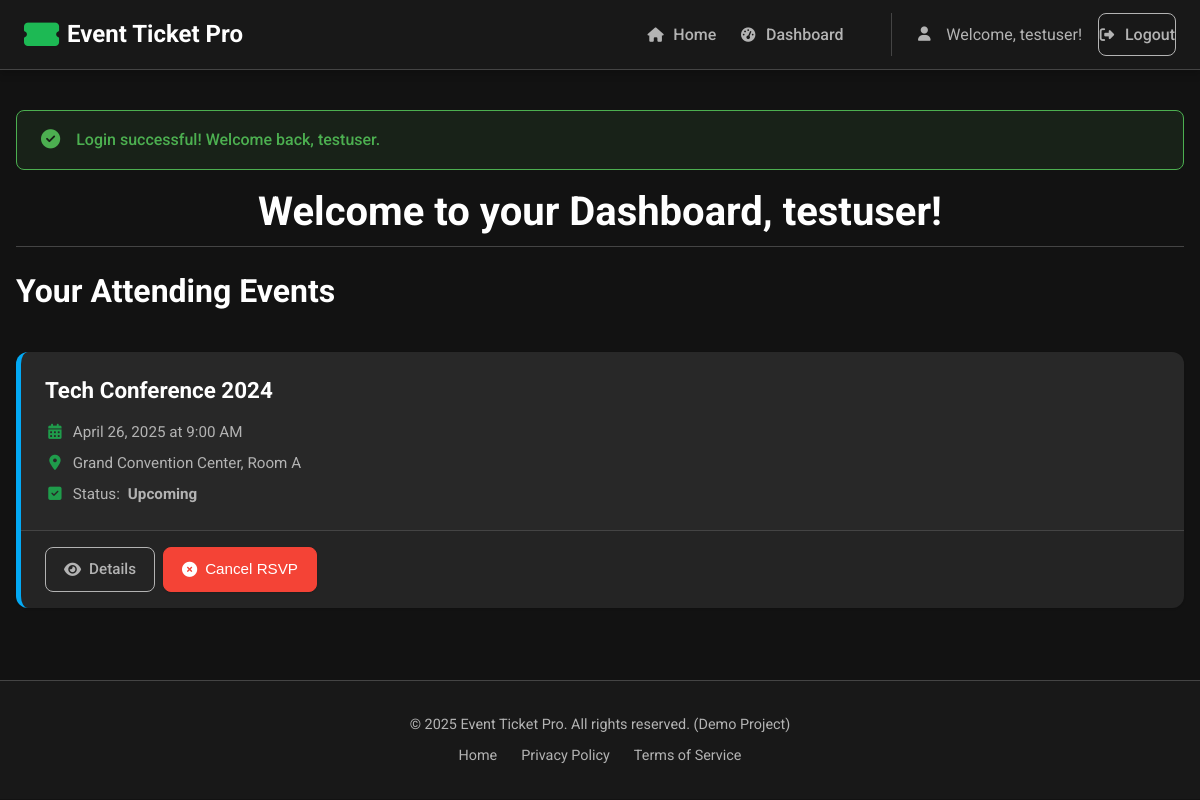
The app's page /public/dashboard.php (signed in) with its own data.
### tables this page shows
CREATE TABLE events (
    id INTEGER PRIMARY KEY AUTOINCREMENT, -- SQLite syntax
    name VARCHAR(255) NOT NULL,
    date DATE NOT NULL,
    time TIME NOT NULL,
    location VARCHAR(255) NOT NULL,
    description TEXT NOT NULL,
    phone VARCHAR(30) NULL, -- Optional contact phone
    image_url VARCHAR(512) NULL, -- URL for event image (e.g., from Unsplash)
    category VARCHAR(100) NOT NULL,
    status VARCHAR(20) NOT NULL DEFAULT 'Upcoming', -- Upcoming, Ongoing, Completed, Cancelled
    capacity INTEGER UNSIGNED NOT NULL DEFAULT 0, -- 0 means unlimited
    attendees_count INTEGER UNSIGNED NOT NULL DEFAULT 0, -- Current RSVP count
    created_at DATETIME DEFAULT CURRENT_TIMESTAMP,
    created_by INTEGER NULL, -- Optional: Track admin who created it
    FOREIGN KEY (created_by) REFERENCES users(id) ON DELETE SET NULL -- Optional FK
);

### public/dashboard.php (the view, shortened to what this page needs)
<?php
require_once '../includes/database.php';
require_once '../includes/functions.php';
$userId = (int)$_SESSION['user_id'];
$username = escape($_SESSION['username']);
$rsvpdEvents = [];
try {
    $stmt = $db->prepare("
        SELECT e.*
        FROM events e
        JOIN rsvps r ON e.id = r.event_id
        WHERE r.user_id = :user_id
        ORDER BY CASE e.status
                    WHEN 'Ongoing' THEN 1
                    WHEN 'Upcoming' THEN 2
                    WHEN 'Completed' THEN 3
                    WHEN 'Cancelled' THEN 4
                    ELSE 5
                 END ASC, e.date ASC, e.time ASC
    ");
    $stmt->bindParam(':user_id', $userId, PDO::PARAM_INT);
    $stmt->execute();
    $rsvpdEvents = $stmt->fetchAll();
} catch (PDOException $e) {
    error_log("Dashboard RSVP Fetch Error: User [$userId] - " . $e->getMessage());
    setFlashMessage('error', 'Could not retrieve your RSVP information due to a database error.');
}
?>
    <h1 class="page-title">Welcome to your Dashboard, <?php echo $username; ?>!</h1>
    <section class="dashboard-section">
        <h2 class="section-title">Your Attending Events</h2>
        <?php if (empty($rsvpdEvents) && !isset($_SESSION['flash_message'])):  ?>
            <div class="message info">
                <p><i class="fas fa-info-circle"></i> You haven't RSVP'd for any events yet.</p>
                <p><a href="<?php echo baseUrl('index.php'); ?>" class="action-button mt-2" style="display: inline-block;">Find an Event!</a></p>
            </div>
        <?php elseif (!empty($rsvpdEvents)): ?>
            <div class="event-container dashboard-event-list">
                <?php foreach ($rsvpdEvents as $event):
                    $eventId = (int)$event['id'];
                    $canCancel = in_array($event['status'], ['Upcoming', 'Ongoing']);
                ?>
                    <div class="event-card status-<?php echo strtolower(escape($event['status'])); ?>">
                         <h3 class="event-card-title">
                            <a href="<?php echo baseUrl('event_view.php?id=' . $eventId); ?>">
                            </a>
                        </h3>
                        <div class="event-card-details">
                            <p><i class="fas fa-calendar-alt" aria-hidden="true"></i> <span><?php echo formatDate($event['date']); ?> at <?php echo formatDate($event['time'], 'g:i A'); ?></span></p>
                            <p><i class="fas fa-map-marker-alt" aria-hidden="true"></i> <span><?php e($event['location']); ?></span></p>
                            <p><i class="fas fa-check-square" aria-hidden="true"></i> Status: <strong class="event-status-<?php echo strtolower(escape($event['status'])); ?>"><?php e($event['status']); ?></strong></p>
                        </div>
                        <div class="event-card-actions">
                             <a href="<?php echo baseUrl('event_view.php?id=' . $eventId); ?>" class="action-button action-view">
                               <i class="fas fa-eye" aria-hidden="true"></i> Details
                            </a>
                             <?php if ($canCancel): ?>
                                <form method="POST" action="<?php echo baseUrl('rsvp.php'); ?>" class="inline-form">
                                    <button type="submit" class="action-button action-rsvp-cancel" data-confirm="Cancel your RSVP for '<?php e($event['name']); ?>'?">
                                       <i class="fas fa-times-circle" aria-hidden="true"></i> Cancel RSVP
                                    </button>
                                </form>
                             <?php else: ?>
                                 <span class="action-button is-disabled" aria-disabled="true">
                                    <i class="fas fa-<?php echo $event['status'] === 'Completed' ? 'check' : 'ban'; ?>"></i> <?php e($event['status']); ?>
                                 </span>
                             <?php endif; ?>
                        </div>
                    </div>
                <?php endforeach; ?>
            </div>
        <?php endif; ?>
    </section>

### includes/functions.php (shortened to what this page needs)
<?php
function baseUrl(string $path = ''): string {
     $baseUrl = rtrim(BASE_URL, '/') . '/';
     $path = ltrim($path, '/');
    return $baseUrl . $path;
}
function escape(?string $string): string {
    return htmlspecialchars($string ?? '', ENT_QUOTES | ENT_SUBSTITUTE, 'UTF-8');
}
function e(?string $string): void {
    echo escape($string);
}
function renderTemplate(string $templateName, array $data = []): void {
    $templatePath = __DIR__ . DIRECTORY_SEPARATOR . 'templates' . DIRECTORY_SEPARATOR . $templateName . '.php';
    if (file_exists($templatePath)) {
        extract($data, EXTR_SKIP);
        include $templatePath;
    }
}
function formatDate(?string $dateString, string $format = 'F j, Y'): string {
    try {
        $date = new DateTime($dateString);
        return $date->format($format);
    } catch (Exception $e) {
        error_log("Error formatting date '{$dateString}': " . $e->getMessage());
        return '';
    }
}
?>

### records on screen
events: name "Tech Conference 2024 Grand Convention Center, Room A Upcoming", date "April 26, 2025", time "9:00 AM"

### other values on screen
APP_NAME "Event Ticket Pro"
$username "testuser"
$messageText "Login successful! Welcome back, testuser."
